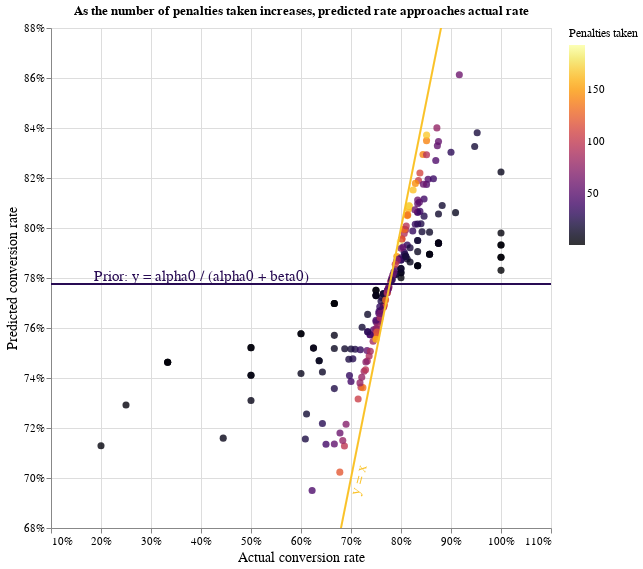

Notebook code for this chart:
### Markdown cell above
The process of pulling estimates back towards the average is sometimes referred to as *'shrinkage'*, which is illustrated more clearly in the interactive chart below. Teams with a small number of attempts are pulled back towards the prior estimate (the horizontal line) significantly, whereas teams with > 150 attempts have a predicted conversion rate close to their actual conversion rate (i.e. close to the diagonal line). In other words, more evidence = less shrinkage, and vice versa.

### Code cell
#collapse-hide
teams = teams.assign(predicted_conversion=predicted_conversion(teams['penalties_scored'], teams['penalties_taken']))

# Set colour scheme to update automatically for each chart
scheme = 'inferno'
col1 = matplotlib.colors.to_hex(sns.color_palette(scheme)[0])
col2 = matplotlib.colors.to_hex(sns.color_palette(scheme)[-1])

# Create an interactive scatter plot from teams showing predicted and actual conversion rate
selection = alt.selection_single(on='mouseover');
points = alt.Chart(teams).mark_circle(size=50).add_selection(
    selection
    ).encode(
    x=alt.X('conversion_rate', scale=alt.Scale(domain=(0.1, 1.1)), axis=alt.Axis(format='%', title='Actual conversion rate')),
    y=alt.X('predicted_conversion', scale=alt.Scale(domain=(0.685, 0.875)), axis=alt.Axis(format='%', title='Predicted conversion rate')),
    color=alt.condition(selection, 'penalties_taken:Q', alt.value('grey'),
                        legend=alt.Legend(title='Penalties taken'),
                        scale=alt.Scale(scheme=scheme)),
    opacity=alt.condition(selection, alt.value(0.8), alt.value(0.1)),
    tooltip=['team', 'penalties_scored', 'penalties_taken', 
             alt.Tooltip('conversion_rate', format='.2%'),
             alt.Tooltip('predicted_conversion', format='.2%')]
).interactive().properties(
    width=500,
    height=500,
    title='As the number of penalties taken increases, predicted rate approaches actual rate'
)

# Add horizontal line at y = alpha0 / (alpha0 + beta0)
overlayh = pd.DataFrame({'y': [prior]})
hline = alt.Chart(overlayh).mark_rule(color=col1, strokeWidth=2).encode(y='y:Q')
overlayhtext = pd.DataFrame({'x': [0.4], 'y': [prior], 'text': ['Prior: y = alpha0 / (alpha0 + beta0)']})
htext = alt.Chart(overlayhtext).mark_text(color=col1, fontSize=15, baseline='bottom').encode(alt.X('x:Q'), alt.Y('y:Q'), alt.Text('text'))

# Add diagonal line at y = x
overlayd = pd.DataFrame({'x': [-5, 0.7, 5], 'y': [-5, 0.7, 5], 'text': ['', 'y = x', '']})
dline = alt.Chart(overlayd).mark_line(color=col2, strokeWidth=2).encode(x='x:Q', y='y:Q')
dtext = alt.Chart(overlayd).mark_text(color=col2, fontSize=15, angle=285, baseline='top').encode(alt.X('x:Q'), alt.Y('y:Q'), alt.Text('text'))
alt.layer(points, hline, htext, dline, dtext
).configure_header(
    titleFontSize=20,
    titleFontWeight='normal'
).configure_axis(
    labelFontSize=11,
    titleFontSize=14,
    titleFontWeight='normal'
).configure_legend(
    labelFontSize=11,
    titleFontSize=12,
    titleFontWeight='normal'
)

### Figure 1 — Vega-Lite specification as saved in the notebook (floating-point values rounded to 4 significant figures; data arrays with more than 128 entries replaced by an {"elided": "..."} marker saying what was removed)
{"config": {"view": {"continuousWidth": 400, "continuousHeight": 300}, "axis": {"labelFontSize": 11, "titleFontSize": 14, "titleFontWeight": "normal"}, "header": {"titleFontSize": 20, "titleFontWeight": "normal"}, "legend": {"labelFontSize": 11, "titleFontSize": 12, "titleFontWeight": "normal"}}, "layer": [{"data": {"name": "data-5cafc035a4b785aa5a9244defa38125d"}, "mark": {"type": "circle", "size": 50}, "encoding": {"color": {"condition": {"type": "quantitative", "field": "penalties_taken", "legend": {"title": "Penalties taken"}, "scale": {"scheme": "inferno"}, "selection": "selector007"}, "value": "grey"}, "opacity": {"condition": {"value": 0.8, "selection": "selector007"}, "value": 0.1}, "tooltip": [{"type": "nominal", "field": "team"}, {"type": "quantitative", "field": "penalties_scored"}, {"type": "quantitative", "field": "penalties_taken"}, {"type": "quantitative", "field": "conversion_rate", "format": ".2%"}, {"type": "quantitative", "field": "predicted_conversion", "format": ".2%"}], "x": {"type": "quantitative", "axis": {"format": "%", "title": "Actual conversion rate"}, "field": "conversion_rate", "scale": {"domain": [0.1, 1.1]}}, "y": {"type": "quantitative", "axis": {"format": "%", "title": "Predicted conversion rate"}, "field": "predicted_conversion", "scale": {"domain": [0.685, 0.875]}}}, "height": 500, "selection": {"selector007": {"type": "single", "on": "mouseover"}, "selector008": {"type": "interval", "bind": "scales", "encodings": ["x", "y"]}}, "title": "As the number of penalties taken increases, predicted rate approaches actual rate", "width": 500}, {"data": {"name": "data-a2dac47a8e8ee16c9c3fa6429ed5a9e2"}, "mark": {"type": "rule", "color": "#280b53", "strokeWidth": 2}, "encoding": {"y": {"type": "quantitative", "field": "y"}}}, {"data": {"name": "data-908bc6c738a73f27fc5e0de478cb8b86"}, "mark": {"type": "text", "baseline": "bottom", "color": "#280b53", "fontSize": 15}, "encoding": {"text": {"type": "nominal", "field": "text"}, "x": {"type": "quantitative", "field": "x"}, "y": {"type": "quantitative", "field": "y"}}}, {"data": {"name": "data-22589508794e28536202bb75a21f67b1"}, "mark": {"type": "line", "color": "#fac228", "strokeWidth": 2}, "encoding": {"x": {"type": "quantitative", "field": "x"}, "y": {"type": "quantitative", "field": "y"}}}, {"data": {"name": "data-22589508794e28536202bb75a21f67b1"}, "mark": {"type": "text", "angle": 285, "baseline": "top", "color": "#fac228", "fontSize": 15}, "encoding": {"text": {"type": "nominal", "field": "text"}, "x": {"type": "quantitative", "field": "x"}, "y": {"type": "quantitative", "field": "y"}}}], "$schema": "https://vega.github.io/schema/vega-lite/v4.8.1.json", "datasets": {"data-5cafc035a4b785aa5a9244defa38125d": {"elided": "214 records"}, "data-a2dac47a8e8ee16c9c3fa6429ed5a9e2": [{"y": 0.7776}], "data-908bc6c738a73f27fc5e0de478cb8b86": [{"x": 0.4, "y": 0.7776, "text": "Prior: y = alpha0 / (alpha0 + beta0)"}], "data-22589508794e28536202bb75a21f67b1": [{"x": -5.0, "y": -5.0, "text": ""}, {"x": 0.7, "y": 0.7, "text": "y = x"}, {"x": 5.0, "y": 5.0, "text": ""}]}}
